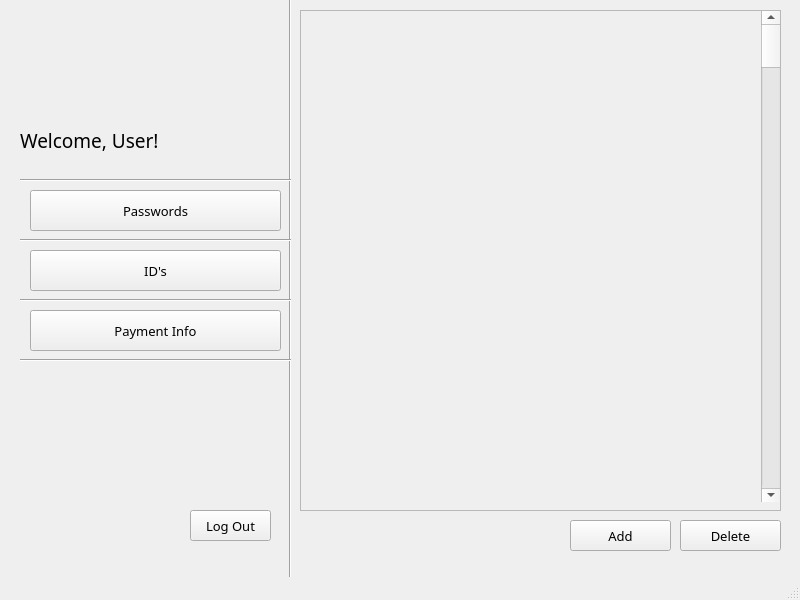
<?xml version="1.0" encoding="UTF-8"?>
<ui version="4.0">
 <class>MainWindow</class>
 <widget class="QMainWindow" name="MainWindow">
  <property name="geometry">
   <rect>
    <x>0</x>
    <y>0</y>
    <width>800</width>
    <height>600</height>
   </rect>
  </property>
  <property name="font">
   <font>
    <family>Sans Serif</family>
    <pointsize>10</pointsize>
    <bold>false</bold>
   </font>
  </property>
  <property name="windowTitle">
   <string>PassVault Home</string>
  </property>
  <widget class="QWidget" name="centralwidget">
   <widget class="Line" name="line">
    <property name="geometry">
     <rect>
      <x>280</x>
      <y>-10</y>
      <width>20</width>
      <height>631</height>
     </rect>
    </property>
    <property name="font">
     <font>
      <family>Sans Serif</family>
      <pointsize>10</pointsize>
      <bold>false</bold>
     </font>
    </property>
    <property name="orientation">
     <enum>Qt::Vertical</enum>
    </property>
   </widget>
   <widget class="QScrollArea" name="scrollArea">
    <property name="geometry">
     <rect>
      <x>300</x>
      <y>10</y>
      <width>481</width>
      <height>501</height>
     </rect>
    </property>
    <property name="font">
     <font>
      <family>Sans Serif</family>
      <pointsize>10</pointsize>
      <bold>false</bold>
     </font>
    </property>
    <property name="widgetResizable">
     <bool>true</bool>
    </property>
    <widget class="QWidget" name="scrollAreaWidgetContents">
     <property name="geometry">
      <rect>
       <x>0</x>
       <y>0</y>
       <width>479</width>
       <height>499</height>
      </rect>
     </property>
     <widget class="QScrollBar" name="verticalScrollBar">
      <property name="geometry">
       <rect>
        <x>460</x>
        <y>0</y>
        <width>20</width>
        <height>491</height>
       </rect>
      </property>
      <property name="font">
       <font>
        <family>Sans Serif</family>
        <pointsize>10</pointsize>
        <bold>false</bold>
       </font>
      </property>
      <property name="orientation">
       <enum>Qt::Vertical</enum>
      </property>
     </widget>
    </widget>
   </widget>
   <widget class="QPushButton" name="password_btn">
    <property name="geometry">
     <rect>
      <x>30</x>
      <y>190</y>
      <width>251</width>
      <height>41</height>
     </rect>
    </property>
    <property name="font">
     <font>
      <family>Sans Serif</family>
      <pointsize>10</pointsize>
      <bold>false</bold>
     </font>
    </property>
    <property name="text">
     <string>Passwords</string>
    </property>
   </widget>
   <widget class="QPushButton" name="id_btn">
    <property name="geometry">
     <rect>
      <x>30</x>
      <y>250</y>
      <width>251</width>
      <height>41</height>
     </rect>
    </property>
    <property name="font">
     <font>
      <family>Sans Serif</family>
      <pointsize>10</pointsize>
      <bold>false</bold>
     </font>
    </property>
    <property name="text">
     <string>ID's</string>
    </property>
   </widget>
   <widget class="QPushButton" name="log_out_btn">
    <property name="geometry">
     <rect>
      <x>190</x>
      <y>510</y>
      <width>81</width>
      <height>31</height>
     </rect>
    </property>
    <property name="font">
     <font>
      <family>Sans Serif</family>
      <pointsize>10</pointsize>
      <bold>false</bold>
     </font>
    </property>
    <property name="text">
     <string>Log Out</string>
    </property>
   </widget>
   <widget class="Line" name="line_3">
    <property name="geometry">
     <rect>
      <x>20</x>
      <y>230</y>
      <width>271</width>
      <height>20</height>
     </rect>
    </property>
    <property name="font">
     <font>
      <family>Sans Serif</family>
      <pointsize>10</pointsize>
      <bold>false</bold>
     </font>
    </property>
    <property name="orientation">
     <enum>Qt::Horizontal</enum>
    </property>
   </widget>
   <widget class="Line" name="line_4">
    <property name="geometry">
     <rect>
      <x>20</x>
      <y>290</y>
      <width>271</width>
      <height>20</height>
     </rect>
    </property>
    <property name="font">
     <font>
      <family>Sans Serif</family>
      <pointsize>10</pointsize>
      <bold>false</bold>
     </font>
    </property>
    <property name="orientation">
     <enum>Qt::Horizontal</enum>
    </property>
   </widget>
   <widget class="Line" name="line_5">
    <property name="geometry">
     <rect>
      <x>20</x>
      <y>350</y>
      <width>271</width>
      <height>20</height>
     </rect>
    </property>
    <property name="font">
     <font>
      <family>Sans Serif</family>
      <pointsize>10</pointsize>
      <bold>false</bold>
     </font>
    </property>
    <property name="orientation">
     <enum>Qt::Horizontal</enum>
    </property>
   </widget>
   <widget class="Line" name="line_6">
    <property name="geometry">
     <rect>
      <x>20</x>
      <y>170</y>
      <width>271</width>
      <height>20</height>
     </rect>
    </property>
    <property name="font">
     <font>
      <family>Sans Serif</family>
      <pointsize>10</pointsize>
      <bold>false</bold>
     </font>
    </property>
    <property name="orientation">
     <enum>Qt::Horizontal</enum>
    </property>
   </widget>
   <widget class="QLabel" name="label">
    <property name="geometry">
     <rect>
      <x>90</x>
      <y>90</y>
      <width>67</width>
      <height>17</height>
     </rect>
    </property>
    <property name="font">
     <font>
      <family>Sans Serif</family>
      <pointsize>10</pointsize>
      <bold>false</bold>
     </font>
    </property>
    <property name="text">
     <string/>
    </property>
   </widget>
   <widget class="QLabel" name="label_2">
    <property name="geometry">
     <rect>
      <x>20</x>
      <y>110</y>
      <width>171</width>
      <height>61</height>
     </rect>
    </property>
    <property name="font">
     <font>
      <family>Sans Serif</family>
      <pointsize>14</pointsize>
      <bold>false</bold>
     </font>
    </property>
    <property name="focusPolicy">
     <enum>Qt::NoFocus</enum>
    </property>
    <property name="text">
     <string>Welcome, User!</string>
    </property>
    <property name="textFormat">
     <enum>Qt::PlainText</enum>
    </property>
    <property name="scaledContents">
     <bool>false</bool>
    </property>
    <property name="wordWrap">
     <bool>true</bool>
    </property>
   </widget>
   <widget class="QPushButton" name="payment_inf_btn">
    <property name="geometry">
     <rect>
      <x>30</x>
      <y>310</y>
      <width>251</width>
      <height>41</height>
     </rect>
    </property>
    <property name="font">
     <font>
      <family>Sans Serif</family>
      <pointsize>10</pointsize>
      <bold>false</bold>
     </font>
    </property>
    <property name="text">
     <string>Payment Info</string>
    </property>
   </widget>
   <widget class="QPushButton" name="pushButton">
    <property name="geometry">
     <rect>
      <x>570</x>
      <y>520</y>
      <width>101</width>
      <height>31</height>
     </rect>
    </property>
    <property name="font">
     <font>
      <family>Sans Serif</family>
      <pointsize>10</pointsize>
      <bold>false</bold>
     </font>
    </property>
    <property name="text">
     <string>Add</string>
    </property>
   </widget>
   <widget class="QPushButton" name="pushButton_2">
    <property name="geometry">
     <rect>
      <x>680</x>
      <y>520</y>
      <width>101</width>
      <height>31</height>
     </rect>
    </property>
    <property name="font">
     <font>
      <family>Sans Serif</family>
      <pointsize>10</pointsize>
      <bold>false</bold>
     </font>
    </property>
    <property name="text">
     <string>Delete</string>
    </property>
   </widget>
   <widget class="QLabel" name="label_3">
    <property name="geometry">
     <rect>
      <x>20</x>
      <y>20</y>
      <width>261</width>
      <height>101</height>
     </rect>
    </property>
    <property name="font">
     <font>
      <family>Sans Serif</family>
      <pointsize>10</pointsize>
      <bold>false</bold>
     </font>
    </property>
    <property name="text">
     <string>&lt;html&gt;&lt;head/&gt;&lt;body&gt;&lt;p&gt;&lt;img src=&quot;:/newPrefix/logo/login_screen_medium.png&quot;/&gt;&lt;/p&gt;&lt;/body&gt;&lt;/html&gt;</string>
    </property>
   </widget>
  </widget>
  <widget class="QMenuBar" name="menubar">
   <property name="geometry">
    <rect>
     <x>0</x>
     <y>0</y>
     <width>800</width>
     <height>21</height>
    </rect>
   </property>
  </widget>
  <widget class="QStatusBar" name="statusbar"/>
 </widget>
 <resources>
  <include location="../login.qrc"/>
 </resources>
 <connections/>
</ui>
